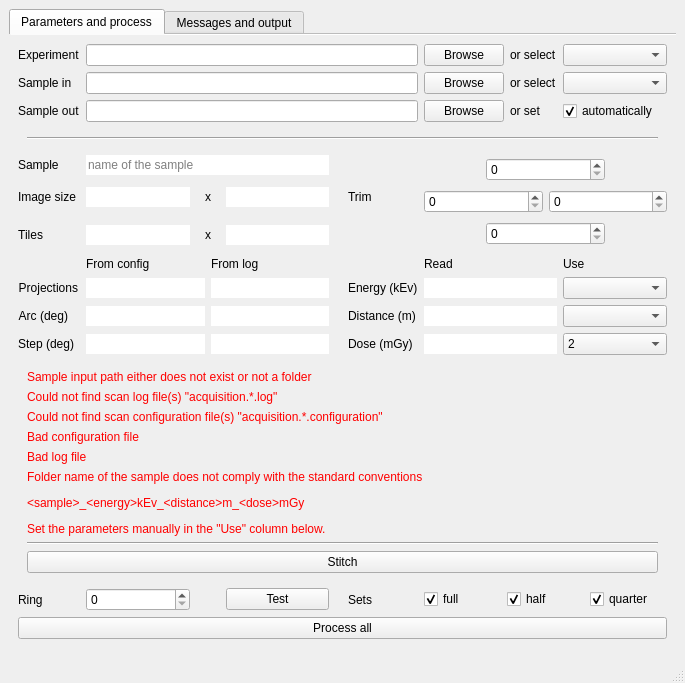
<?xml version="1.0" encoding="UTF-8"?>
<ui version="4.0">
 <class>imblBCTui</class>
 <widget class="QMainWindow" name="imblBCTui">
  <property name="windowTitle">
   <string>IMBL BCT</string>
  </property>
  <property name="windowIcon">
   <iconset>
    <normaloff>imbl-bct.png</normaloff>imbl-bct.png</iconset>
  </property>
  <widget class="QWidget" name="centralwidget">
   <layout class="QGridLayout" name="centralLayout">
    <item row="0" column="0">
     <widget class="QTabWidget" name="tabWidget">
      <property name="currentIndex">
       <number>0</number>
      </property>
      <property name="documentMode">
       <bool>true</bool>
      </property>
      <widget class="QWidget" name="tabControl">
       <attribute name="title">
        <string>Parameters and process</string>
       </attribute>
       <layout class="QGridLayout" name="controlLayout" columnstretch="1,1,0,0,1,1,1,1,1">
        <item row="2" column="8">
         <widget class="QComboBox" name="inSelect">
          <property name="maxVisibleItems">
           <number>100</number>
          </property>
          <property name="sizeAdjustPolicy">
           <enum>QComboBox::AdjustToContents</enum>
          </property>
         </widget>
        </item>
        <item row="13" column="2" colspan="2">
         <widget class="QWidget" name="horizontalWidget" native="true">
          <layout class="QHBoxLayout" name="horizontalLayout_5">
           <property name="sizeConstraint">
            <enum>QLayout::SetMinAndMaxSize</enum>
           </property>
           <item>
            <widget class="QLabel" name="label_18">
             <property name="sizePolicy">
              <sizepolicy hsizetype="Fixed" vsizetype="Preferred">
               <horstretch>0</horstretch>
               <verstretch>0</verstretch>
              </sizepolicy>
             </property>
             <property name="text">
              <string>x</string>
             </property>
            </widget>
           </item>
          </layout>
         </widget>
        </item>
        <item row="18" column="6">
         <widget class="QLabel" name="label_10">
          <property name="sizePolicy">
           <sizepolicy hsizetype="Fixed" vsizetype="Preferred">
            <horstretch>0</horstretch>
            <verstretch>0</verstretch>
           </sizepolicy>
          </property>
          <property name="text">
           <string>Dose (mGy)</string>
          </property>
         </widget>
        </item>
        <item row="17" column="8">
         <widget class="QComboBox" name="distanceR">
          <property name="sizePolicy">
           <sizepolicy hsizetype="Preferred" vsizetype="Fixed">
            <horstretch>0</horstretch>
            <verstretch>0</verstretch>
           </sizepolicy>
          </property>
         </widget>
        </item>
        <item row="13" column="1">
         <widget class="QLineEdit" name="imageW">
          <property name="sizePolicy">
           <sizepolicy hsizetype="Preferred" vsizetype="Fixed">
            <horstretch>0</horstretch>
            <verstretch>0</verstretch>
           </sizepolicy>
          </property>
          <property name="frame">
           <bool>false</bool>
          </property>
          <property name="readOnly">
           <bool>true</bool>
          </property>
         </widget>
        </item>
        <item row="3" column="8">
         <widget class="QCheckBox" name="outAuto">
          <property name="text">
           <string>automatically</string>
          </property>
          <property name="checked">
           <bool>true</bool>
          </property>
         </widget>
        </item>
        <item row="12" column="0">
         <widget class="QLabel" name="label_7">
          <property name="sizePolicy">
           <sizepolicy hsizetype="Fixed" vsizetype="Preferred">
            <horstretch>0</horstretch>
            <verstretch>0</verstretch>
           </sizepolicy>
          </property>
          <property name="text">
           <string>Sample</string>
          </property>
         </widget>
        </item>
        <item row="2" column="1" colspan="6">
         <widget class="QLineEdit" name="inPath">
          <property name="readOnly">
           <bool>true</bool>
          </property>
         </widget>
        </item>
        <item row="18" column="8">
         <widget class="QComboBox" name="doseR">
          <property name="sizePolicy">
           <sizepolicy hsizetype="Preferred" vsizetype="Fixed">
            <horstretch>0</horstretch>
            <verstretch>0</verstretch>
           </sizepolicy>
          </property>
          <item>
           <property name="text">
            <string>2</string>
           </property>
          </item>
          <item>
           <property name="text">
            <string>4</string>
           </property>
          </item>
          <item>
           <property name="text">
            <string>8</string>
           </property>
          </item>
         </widget>
        </item>
        <item row="3" column="7">
         <layout class="QHBoxLayout" name="horizontalLayout_3">
          <item>
           <widget class="QPushButton" name="outBrowse">
            <property name="text">
             <string>Browse</string>
            </property>
           </widget>
          </item>
          <item>
           <widget class="QLabel" name="label_6">
            <property name="sizePolicy">
             <sizepolicy hsizetype="Preferred" vsizetype="Preferred">
              <horstretch>0</horstretch>
              <verstretch>0</verstretch>
             </sizepolicy>
            </property>
            <property name="text">
             <string>or set</string>
            </property>
           </widget>
          </item>
         </layout>
        </item>
        <item row="1" column="1" colspan="6">
         <widget class="QLineEdit" name="expPath">
          <property name="readOnly">
           <bool>true</bool>
          </property>
         </widget>
        </item>
        <item row="14" column="0">
         <widget class="QLabel" name="label_11">
          <property name="sizePolicy">
           <sizepolicy hsizetype="Fixed" vsizetype="Preferred">
            <horstretch>0</horstretch>
            <verstretch>0</verstretch>
           </sizepolicy>
          </property>
          <property name="text">
           <string>Tiles</string>
          </property>
          <property name="alignment">
           <set>Qt::AlignRight|Qt::AlignTrailing|Qt::AlignVCenter</set>
          </property>
         </widget>
        </item>
        <item row="20" column="6">
         <widget class="QLabel" name="label_22">
          <property name="text">
           <string>Sets </string>
          </property>
         </widget>
        </item>
        <item row="18" column="7">
         <widget class="QLineEdit" name="dose">
          <property name="sizePolicy">
           <sizepolicy hsizetype="Preferred" vsizetype="Fixed">
            <horstretch>0</horstretch>
            <verstretch>0</verstretch>
           </sizepolicy>
          </property>
          <property name="frame">
           <bool>false</bool>
          </property>
         </widget>
        </item>
        <item row="14" column="2" colspan="2">
         <widget class="QWidget" name="horizontalWidget_2" native="true">
          <layout class="QHBoxLayout" name="horizontalLayout_6">
           <property name="sizeConstraint">
            <enum>QLayout::SetMinAndMaxSize</enum>
           </property>
           <item>
            <widget class="QLabel" name="label_12">
             <property name="sizePolicy">
              <sizepolicy hsizetype="Fixed" vsizetype="Preferred">
               <horstretch>0</horstretch>
               <verstretch>0</verstretch>
              </sizepolicy>
             </property>
             <property name="text">
              <string>x</string>
             </property>
            </widget>
           </item>
          </layout>
         </widget>
        </item>
        <item row="3" column="1" colspan="6">
         <widget class="QLineEdit" name="outPath">
          <property name="readOnly">
           <bool>true</bool>
          </property>
         </widget>
        </item>
        <item row="1" column="8">
         <widget class="QComboBox" name="expSelect">
          <property name="maxVisibleItems">
           <number>100</number>
          </property>
          <property name="sizeAdjustPolicy">
           <enum>QComboBox::AdjustToContents</enum>
          </property>
         </widget>
        </item>
        <item row="16" column="7">
         <widget class="QLineEdit" name="energy">
          <property name="sizePolicy">
           <sizepolicy hsizetype="Preferred" vsizetype="Fixed">
            <horstretch>0</horstretch>
            <verstretch>0</verstretch>
           </sizepolicy>
          </property>
          <property name="frame">
           <bool>false</bool>
          </property>
         </widget>
        </item>
        <item row="1" column="0">
         <widget class="QLabel" name="label">
          <property name="sizePolicy">
           <sizepolicy hsizetype="Fixed" vsizetype="Preferred">
            <horstretch>0</horstretch>
            <verstretch>0</verstretch>
           </sizepolicy>
          </property>
          <property name="text">
           <string>Experiment</string>
          </property>
         </widget>
        </item>
        <item row="14" column="4">
         <widget class="QLineEdit" name="tilesH">
          <property name="sizePolicy">
           <sizepolicy hsizetype="Preferred" vsizetype="Fixed">
            <horstretch>0</horstretch>
            <verstretch>0</verstretch>
           </sizepolicy>
          </property>
          <property name="frame">
           <bool>false</bool>
          </property>
          <property name="readOnly">
           <bool>true</bool>
          </property>
         </widget>
        </item>
        <item row="17" column="1" colspan="2">
         <widget class="QLineEdit" name="arc">
          <property name="sizePolicy">
           <sizepolicy hsizetype="Preferred" vsizetype="Fixed">
            <horstretch>0</horstretch>
            <verstretch>0</verstretch>
           </sizepolicy>
          </property>
          <property name="frame">
           <bool>false</bool>
          </property>
          <property name="readOnly">
           <bool>true</bool>
          </property>
         </widget>
        </item>
        <item row="13" column="4">
         <widget class="QLineEdit" name="imageH">
          <property name="sizePolicy">
           <sizepolicy hsizetype="Preferred" vsizetype="Fixed">
            <horstretch>0</horstretch>
            <verstretch>0</verstretch>
           </sizepolicy>
          </property>
          <property name="frame">
           <bool>false</bool>
          </property>
          <property name="readOnly">
           <bool>true</bool>
          </property>
         </widget>
        </item>
        <item row="16" column="0">
         <widget class="QLabel" name="label_14">
          <property name="sizePolicy">
           <sizepolicy hsizetype="Fixed" vsizetype="Preferred">
            <horstretch>0</horstretch>
            <verstretch>0</verstretch>
           </sizepolicy>
          </property>
          <property name="text">
           <string>Projections</string>
          </property>
          <property name="alignment">
           <set>Qt::AlignRight|Qt::AlignTrailing|Qt::AlignVCenter</set>
          </property>
         </widget>
        </item>
        <item row="15" column="3" colspan="2">
         <widget class="QLabel" name="label_25">
          <property name="sizePolicy">
           <sizepolicy hsizetype="Preferred" vsizetype="Fixed">
            <horstretch>0</horstretch>
            <verstretch>0</verstretch>
           </sizepolicy>
          </property>
          <property name="text">
           <string>From log</string>
          </property>
         </widget>
        </item>
        <item row="18" column="0">
         <widget class="QLabel" name="label_16">
          <property name="sizePolicy">
           <sizepolicy hsizetype="Fixed" vsizetype="Preferred">
            <horstretch>0</horstretch>
            <verstretch>0</verstretch>
           </sizepolicy>
          </property>
          <property name="text">
           <string>Step (deg)</string>
          </property>
          <property name="alignment">
           <set>Qt::AlignRight|Qt::AlignTrailing|Qt::AlignVCenter</set>
          </property>
         </widget>
        </item>
        <item row="15" column="8">
         <widget class="QLabel" name="label_13">
          <property name="sizePolicy">
           <sizepolicy hsizetype="Preferred" vsizetype="Fixed">
            <horstretch>0</horstretch>
            <verstretch>0</verstretch>
           </sizepolicy>
          </property>
          <property name="text">
           <string>Use</string>
          </property>
         </widget>
        </item>
        <item row="20" column="1">
         <widget class="QSpinBox" name="ring">
          <property name="singleStep">
           <number>2</number>
          </property>
         </widget>
        </item>
        <item row="13" column="6">
         <widget class="QLabel" name="label_19">
          <property name="text">
           <string>Trim</string>
          </property>
         </widget>
        </item>
        <item row="14" column="1">
         <widget class="QLineEdit" name="tilesW">
          <property name="sizePolicy">
           <sizepolicy hsizetype="Preferred" vsizetype="Fixed">
            <horstretch>0</horstretch>
            <verstretch>0</verstretch>
           </sizepolicy>
          </property>
          <property name="frame">
           <bool>false</bool>
          </property>
          <property name="readOnly">
           <bool>true</bool>
          </property>
         </widget>
        </item>
        <item row="18" column="3" colspan="2">
         <widget class="QLineEdit" name="stepR">
          <property name="sizePolicy">
           <sizepolicy hsizetype="Preferred" vsizetype="Fixed">
            <horstretch>0</horstretch>
            <verstretch>0</verstretch>
           </sizepolicy>
          </property>
          <property name="frame">
           <bool>false</bool>
          </property>
          <property name="readOnly">
           <bool>true</bool>
          </property>
         </widget>
        </item>
        <item row="16" column="3" colspan="2">
         <widget class="QLineEdit" name="projectionsR">
          <property name="sizePolicy">
           <sizepolicy hsizetype="Preferred" vsizetype="Fixed">
            <horstretch>0</horstretch>
            <verstretch>0</verstretch>
           </sizepolicy>
          </property>
          <property name="frame">
           <bool>false</bool>
          </property>
          <property name="readOnly">
           <bool>true</bool>
          </property>
         </widget>
        </item>
        <item row="17" column="7">
         <widget class="QLineEdit" name="distance">
          <property name="sizePolicy">
           <sizepolicy hsizetype="Preferred" vsizetype="Fixed">
            <horstretch>0</horstretch>
            <verstretch>0</verstretch>
           </sizepolicy>
          </property>
          <property name="frame">
           <bool>false</bool>
          </property>
         </widget>
        </item>
        <item row="17" column="6">
         <widget class="QLabel" name="label_9">
          <property name="sizePolicy">
           <sizepolicy hsizetype="Fixed" vsizetype="Preferred">
            <horstretch>0</horstretch>
            <verstretch>0</verstretch>
           </sizepolicy>
          </property>
          <property name="text">
           <string>Distance (m)</string>
          </property>
         </widget>
        </item>
        <item row="20" column="7" colspan="2">
         <layout class="QHBoxLayout" name="horizontalLayout_4">
          <item>
           <widget class="QCheckBox" name="set1">
            <property name="text">
             <string>full</string>
            </property>
            <property name="checked">
             <bool>true</bool>
            </property>
           </widget>
          </item>
          <item>
           <widget class="QCheckBox" name="set2">
            <property name="text">
             <string>half</string>
            </property>
            <property name="checked">
             <bool>true</bool>
            </property>
           </widget>
          </item>
          <item>
           <widget class="QCheckBox" name="set4">
            <property name="text">
             <string>quarter</string>
            </property>
            <property name="checked">
             <bool>true</bool>
            </property>
           </widget>
          </item>
         </layout>
        </item>
        <item row="16" column="1" colspan="2">
         <widget class="QLineEdit" name="projections">
          <property name="sizePolicy">
           <sizepolicy hsizetype="Preferred" vsizetype="Fixed">
            <horstretch>0</horstretch>
            <verstretch>0</verstretch>
           </sizepolicy>
          </property>
          <property name="frame">
           <bool>false</bool>
          </property>
          <property name="readOnly">
           <bool>true</bool>
          </property>
         </widget>
        </item>
        <item row="20" column="0">
         <widget class="QLabel" name="label_21">
          <property name="text">
           <string>Ring</string>
          </property>
         </widget>
        </item>
        <item row="16" column="8">
         <widget class="QComboBox" name="energyR">
          <property name="sizePolicy">
           <sizepolicy hsizetype="Preferred" vsizetype="Fixed">
            <horstretch>0</horstretch>
            <verstretch>0</verstretch>
           </sizepolicy>
          </property>
         </widget>
        </item>
        <item row="16" column="6">
         <widget class="QLabel" name="label_8">
          <property name="sizePolicy">
           <sizepolicy hsizetype="Fixed" vsizetype="Preferred">
            <horstretch>0</horstretch>
            <verstretch>0</verstretch>
           </sizepolicy>
          </property>
          <property name="text">
           <string>Energy (kEv)</string>
          </property>
         </widget>
        </item>
        <item row="19" column="0" colspan="9">
         <widget class="QWidget" name="verticalWidget_2" native="true">
          <property name="sizePolicy">
           <sizepolicy hsizetype="Preferred" vsizetype="Fixed">
            <horstretch>0</horstretch>
            <verstretch>0</verstretch>
           </sizepolicy>
          </property>
          <layout class="QVBoxLayout" name="verticalLayout_2">
           <item>
            <widget class="QLabel" name="errNoPath">
             <property name="sizePolicy">
              <sizepolicy hsizetype="Preferred" vsizetype="Fixed">
               <horstretch>0</horstretch>
               <verstretch>0</verstretch>
              </sizepolicy>
             </property>
             <property name="styleSheet">
              <string notr="true">color: rgb(255, 0, 0);</string>
             </property>
             <property name="text">
              <string>Sample input path either does not exist or not a folder</string>
             </property>
            </widget>
           </item>
           <item>
            <widget class="QLabel" name="errNoLog">
             <property name="sizePolicy">
              <sizepolicy hsizetype="Preferred" vsizetype="Fixed">
               <horstretch>0</horstretch>
               <verstretch>0</verstretch>
              </sizepolicy>
             </property>
             <property name="styleSheet">
              <string notr="true">color: rgb(255, 0, 0);</string>
             </property>
             <property name="text">
              <string>Could not find scan log file(s) &quot;acquisition.*.log&quot;</string>
             </property>
            </widget>
           </item>
           <item>
            <widget class="QLabel" name="errNoConfig">
             <property name="sizePolicy">
              <sizepolicy hsizetype="Preferred" vsizetype="Fixed">
               <horstretch>0</horstretch>
               <verstretch>0</verstretch>
              </sizepolicy>
             </property>
             <property name="styleSheet">
              <string notr="true">color: rgb(255, 0, 0);</string>
             </property>
             <property name="text">
              <string>Could not find scan configuration file(s) &quot;acquisition.*.configuration&quot;</string>
             </property>
            </widget>
           </item>
           <item>
            <widget class="QLabel" name="errBadConfig">
             <property name="sizePolicy">
              <sizepolicy hsizetype="Preferred" vsizetype="Fixed">
               <horstretch>0</horstretch>
               <verstretch>0</verstretch>
              </sizepolicy>
             </property>
             <property name="styleSheet">
              <string notr="true">color: rgb(255, 0, 0);</string>
             </property>
             <property name="text">
              <string>Bad configuration file</string>
             </property>
            </widget>
           </item>
           <item>
            <widget class="QLabel" name="errBadLog">
             <property name="sizePolicy">
              <sizepolicy hsizetype="Preferred" vsizetype="Fixed">
               <horstretch>0</horstretch>
               <verstretch>0</verstretch>
              </sizepolicy>
             </property>
             <property name="styleSheet">
              <string notr="true">color: rgb(255, 0, 0);</string>
             </property>
             <property name="text">
              <string>Bad log file</string>
             </property>
            </widget>
           </item>
           <item>
            <widget class="QLabel" name="errFolderName">
             <property name="sizePolicy">
              <sizepolicy hsizetype="Preferred" vsizetype="Fixed">
               <horstretch>0</horstretch>
               <verstretch>0</verstretch>
              </sizepolicy>
             </property>
             <property name="styleSheet">
              <string notr="true">color: rgb(255, 0, 0);</string>
             </property>
             <property name="text">
              <string>&lt;html&gt;&lt;head/&gt;&lt;body&gt;&lt;p&gt;Folder name of the sample does not comply with the standard conventions&lt;/p&gt;&lt;p&gt;&amp;lt;sample&amp;gt;_&amp;lt;energy&amp;gt;kEv_&amp;lt;distance&amp;gt;m_&amp;lt;dose&amp;gt;mGy&lt;/p&gt;&lt;p&gt;Set the parameters manually in the &amp;quot;Use&amp;quot; column below.&lt;/p&gt;&lt;/body&gt;&lt;/html&gt;</string>
             </property>
            </widget>
           </item>
           <item>
            <widget class="Line" name="line_2">
             <property name="orientation">
              <enum>Qt::Horizontal</enum>
             </property>
            </widget>
           </item>
           <item>
            <widget class="QPushButton" name="goStitch">
             <property name="text">
              <string>Stitch</string>
             </property>
            </widget>
           </item>
          </layout>
         </widget>
        </item>
        <item row="18" column="1" colspan="2">
         <widget class="QLineEdit" name="step">
          <property name="sizePolicy">
           <sizepolicy hsizetype="Preferred" vsizetype="Fixed">
            <horstretch>0</horstretch>
            <verstretch>0</verstretch>
           </sizepolicy>
          </property>
          <property name="frame">
           <bool>false</bool>
          </property>
          <property name="readOnly">
           <bool>true</bool>
          </property>
         </widget>
        </item>
        <item row="4" column="0" colspan="9">
         <widget class="QWidget" name="verticalWidget" native="true">
          <property name="sizePolicy">
           <sizepolicy hsizetype="Preferred" vsizetype="Fixed">
            <horstretch>0</horstretch>
            <verstretch>0</verstretch>
           </sizepolicy>
          </property>
          <layout class="QVBoxLayout" name="verticalLayout">
           <item>
            <widget class="Line" name="line">
             <property name="orientation">
              <enum>Qt::Horizontal</enum>
             </property>
            </widget>
           </item>
          </layout>
         </widget>
        </item>
        <item row="17" column="3" colspan="2">
         <widget class="QLineEdit" name="arcR">
          <property name="sizePolicy">
           <sizepolicy hsizetype="Preferred" vsizetype="Fixed">
            <horstretch>0</horstretch>
            <verstretch>0</verstretch>
           </sizepolicy>
          </property>
          <property name="frame">
           <bool>false</bool>
          </property>
          <property name="readOnly">
           <bool>true</bool>
          </property>
         </widget>
        </item>
        <item row="12" column="1" colspan="4">
         <widget class="QLineEdit" name="sample">
          <property name="frame">
           <bool>false</bool>
          </property>
          <property name="readOnly">
           <bool>true</bool>
          </property>
          <property name="placeholderText">
           <string>name of the sample</string>
          </property>
         </widget>
        </item>
        <item row="2" column="0">
         <widget class="QLabel" name="label_3">
          <property name="sizePolicy">
           <sizepolicy hsizetype="Fixed" vsizetype="Preferred">
            <horstretch>0</horstretch>
            <verstretch>0</verstretch>
           </sizepolicy>
          </property>
          <property name="text">
           <string>Sample in</string>
          </property>
         </widget>
        </item>
        <item row="15" column="7">
         <widget class="QLabel" name="label_23">
          <property name="sizePolicy">
           <sizepolicy hsizetype="Preferred" vsizetype="Fixed">
            <horstretch>0</horstretch>
            <verstretch>0</verstretch>
           </sizepolicy>
          </property>
          <property name="text">
           <string>Read</string>
          </property>
         </widget>
        </item>
        <item row="3" column="0">
         <widget class="QLabel" name="label_5">
          <property name="sizePolicy">
           <sizepolicy hsizetype="Fixed" vsizetype="Preferred">
            <horstretch>0</horstretch>
            <verstretch>0</verstretch>
           </sizepolicy>
          </property>
          <property name="text">
           <string>Sample out</string>
          </property>
         </widget>
        </item>
        <item row="20" column="4">
         <widget class="QPushButton" name="testRing">
          <property name="text">
           <string>Test</string>
          </property>
         </widget>
        </item>
        <item row="1" column="7">
         <layout class="QHBoxLayout" name="horizontalLayout">
          <item>
           <widget class="QPushButton" name="expBrowse">
            <property name="text">
             <string>Browse</string>
            </property>
           </widget>
          </item>
          <item>
           <widget class="QLabel" name="label_2">
            <property name="sizePolicy">
             <sizepolicy hsizetype="Preferred" vsizetype="Preferred">
              <horstretch>0</horstretch>
              <verstretch>0</verstretch>
             </sizepolicy>
            </property>
            <property name="text">
             <string>or select</string>
            </property>
           </widget>
          </item>
         </layout>
        </item>
        <item row="15" column="1">
         <widget class="QLabel" name="label_24">
          <property name="sizePolicy">
           <sizepolicy hsizetype="Preferred" vsizetype="Fixed">
            <horstretch>0</horstretch>
            <verstretch>0</verstretch>
           </sizepolicy>
          </property>
          <property name="text">
           <string>From config</string>
          </property>
         </widget>
        </item>
        <item row="13" column="0">
         <widget class="QLabel" name="label_17">
          <property name="text">
           <string>Image size</string>
          </property>
         </widget>
        </item>
        <item row="12" column="7" rowspan="3" colspan="2">
         <layout class="QGridLayout" name="gridLayout_2">
          <item row="2" column="1" colspan="2">
           <widget class="QSpinBox" name="trimB">
            <property name="maximum">
             <number>9999999</number>
            </property>
           </widget>
          </item>
          <item row="0" column="1" colspan="2">
           <widget class="QSpinBox" name="trimT">
            <property name="maximum">
             <number>9999999</number>
            </property>
           </widget>
          </item>
          <item row="1" column="0" colspan="2">
           <widget class="QSpinBox" name="trimL">
            <property name="maximum">
             <number>9999999</number>
            </property>
           </widget>
          </item>
          <item row="1" column="2" colspan="2">
           <widget class="QSpinBox" name="trimR">
            <property name="maximum">
             <number>9999999</number>
            </property>
           </widget>
          </item>
         </layout>
        </item>
        <item row="17" column="0">
         <widget class="QLabel" name="label_15">
          <property name="sizePolicy">
           <sizepolicy hsizetype="Fixed" vsizetype="Preferred">
            <horstretch>0</horstretch>
            <verstretch>0</verstretch>
           </sizepolicy>
          </property>
          <property name="text">
           <string>Arc (deg)</string>
          </property>
          <property name="alignment">
           <set>Qt::AlignRight|Qt::AlignTrailing|Qt::AlignVCenter</set>
          </property>
         </widget>
        </item>
        <item row="21" column="0" colspan="9">
         <widget class="QPushButton" name="goRec">
          <property name="text">
           <string>Process all</string>
          </property>
         </widget>
        </item>
        <item row="13" column="5">
         <widget class="QLabel" name="label_20">
          <property name="sizePolicy">
           <sizepolicy hsizetype="Fixed" vsizetype="Preferred">
            <horstretch>0</horstretch>
            <verstretch>0</verstretch>
           </sizepolicy>
          </property>
          <property name="text">
           <string/>
          </property>
         </widget>
        </item>
        <item row="2" column="7">
         <layout class="QHBoxLayout" name="horizontalLayout_2">
          <item>
           <widget class="QPushButton" name="inBrowse">
            <property name="text">
             <string>Browse</string>
            </property>
           </widget>
          </item>
          <item>
           <widget class="QLabel" name="label_4">
            <property name="sizePolicy">
             <sizepolicy hsizetype="Preferred" vsizetype="Preferred">
              <horstretch>0</horstretch>
              <verstretch>0</verstretch>
             </sizepolicy>
            </property>
            <property name="text">
             <string>or select</string>
            </property>
           </widget>
          </item>
         </layout>
        </item>
       </layout>
      </widget>
      <widget class="QWidget" name="tabConsole">
       <attribute name="title">
        <string>Messages and output</string>
       </attribute>
       <layout class="QVBoxLayout" name="verticalLayout_3">
        <item>
         <widget class="QTextBrowser" name="console"/>
        </item>
       </layout>
      </widget>
     </widget>
    </item>
   </layout>
  </widget>
  <widget class="QStatusBar" name="statusbar"/>
 </widget>
 <resources/>
 <connections/>
</ui>
